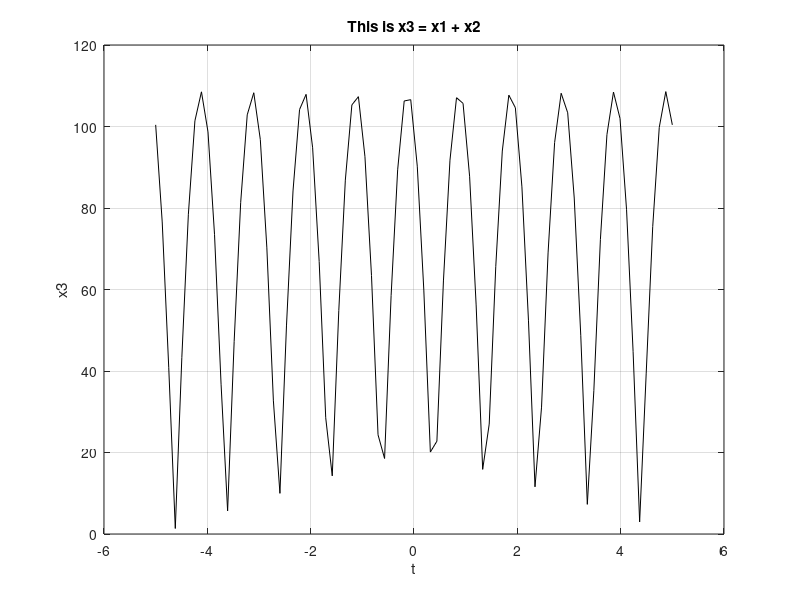
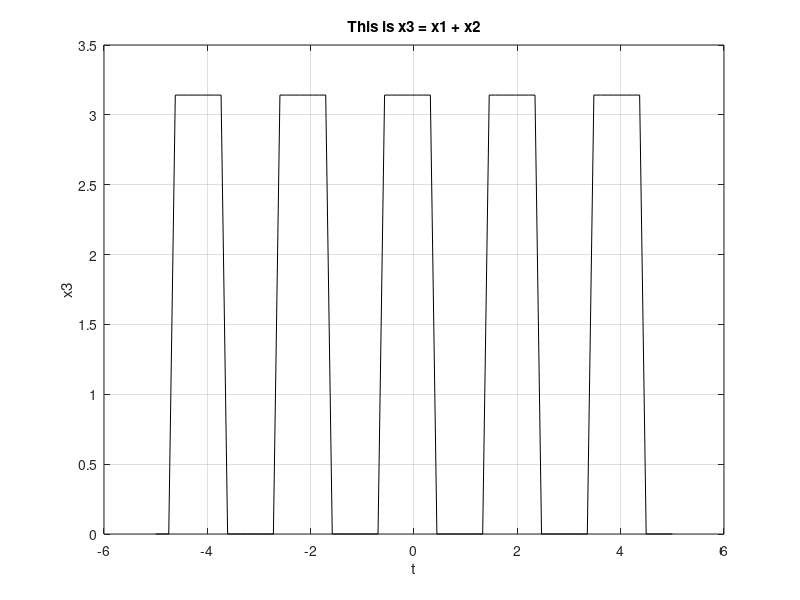

Write MATLAB code to recreate these figures, in order.
% ID = 22-47019-1 AB = 22, GH = 91, CDEF = 4701, DG = 79
t = linspace(-5, 5,80); % 80 samples
CDEF = 4701;
A1 = 22; %AB
phase_degree1 = 79; %j1
phase_rad1 = deg2rad(phase_degree1); %j1 
x1 = A1*sin(2*pi*CDEF*t + phase_rad1);


% ID = 22-47019-1 , AB = 22, GH = 91, CDEF = 4701
A2 = 91; %GH
phase_degree2 = 30;% j2
phase_rad2 = deg2rad(phase_degree2); %j2
x2 = A2*cos(2*pi*CDEF*t + phase_rad2); % Here phase_rad2 = j2


x3 = x1 + x2;
figure;
plot(t, abs(x3), 'k');
xlabel('t')
ylabel('x3')
title('This is x3 = x1 + x2')
grid on

figure;
plot(t, angle(x3), 'k');
xlabel('t')
ylabel('x3')
title('This is x3 = x1 + x2')
grid on